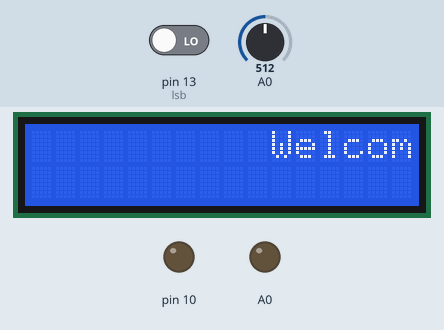
This sketch was run on a simulated Arduino Uno, built with avr-gcc and run on an emulated ATmega328P. On the bench: 16×2 character LCD, output pins drawn as LEDs (lit = HIGH). The test bench sets the inputs (shaded band); at power-on: pin 13 (lsb) LOW, A0 = 512.

Above: at 3.5 s.
4.8 s: pin 13 (lsb) driven HIGH
At 5.2 s:
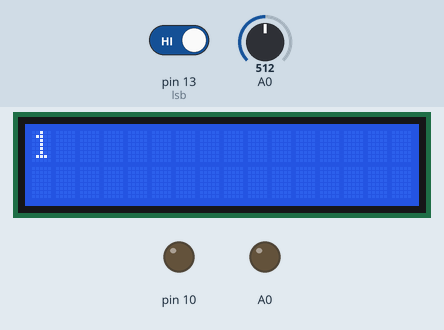
7.8 s: A0 set to 716
At 9.6 s:
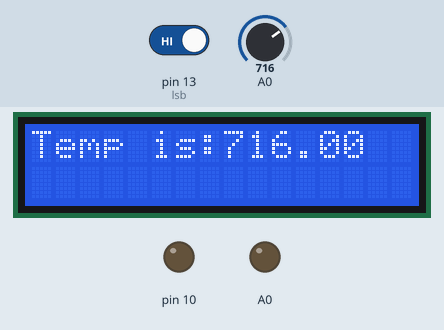
10.8 s: A0 set to 900
At 12.5 s:
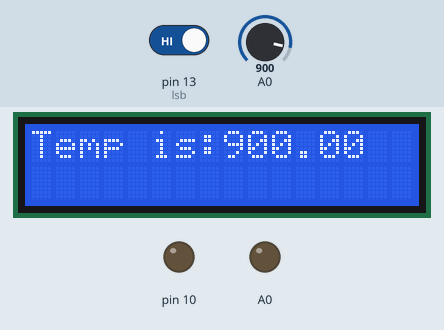
13.8 s: A0 set to 1023
At 15.1 s:
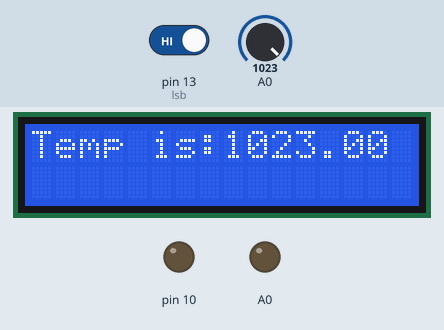
16.8 s: pin 13 (lsb) driven LOW
Timing chart, 0 to 19.3 s (numbered marks = the images above; inputs shaded):
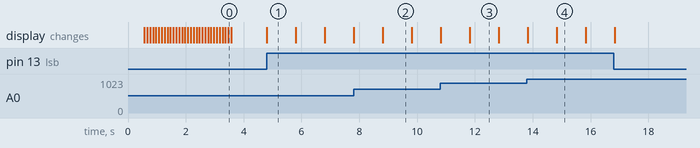

Measured:
- after the input at 4.8 s, the display: changes at once (image 1)
- what the display in image 1 shows lasts 1.0 s, from 4.8 s to 5.8 s

The sketch:

Smart_Hand_Sanitizer.ino
```cpp
#include<LiquidCrystal.h>
LiquidCrystal lcd(12,11,5,4,3,2);
int lsb=13;
int m=10;
int count=0, b=0;
float p=A0;
void setup() {
  pinMode(13,INPUT);
  pinMode(10,OUTPUT);
  pinMode(A0,OUTPUT);
  Serial.begin(9600);
  lcd.begin(16,2);
  String s=("Welcome to santization machine");
  lcd.println(s);
  delay(500);
  for(int i=0;i<s.length();i++){
    lcd.scrollDisplayLeft();
    delay(100);
  }
  lcd.clear();

  // put your setup code here, to run once:

}

void loop() {
  b=digitalRead(lsb);
  if(b==HIGH){
    count++;
    lcd.print(count);
    delay(1000);
    p=analogRead(A0);
    m=p;
    lcd.setCursor(0,0);
    lcd.print("Temp is:");
    lcd.print(p);
    delay(1000);
    lcd.clear();
    if (p>=95 && p<=100){
      analogWrite(10,m);
      lcd.setCursor(0,0);
      lcd.print("Sanitization done");
      delay(1000);
      lcd.clear();

    }
    else{
      analogWrite(10,0);
      lcd.setCursor(0,0);
      lcd.print("No Sanitization");
      delay(1000);
      lcd.clear();
    }

  }
  // put your main code here, to run repeatedly:

}
```
